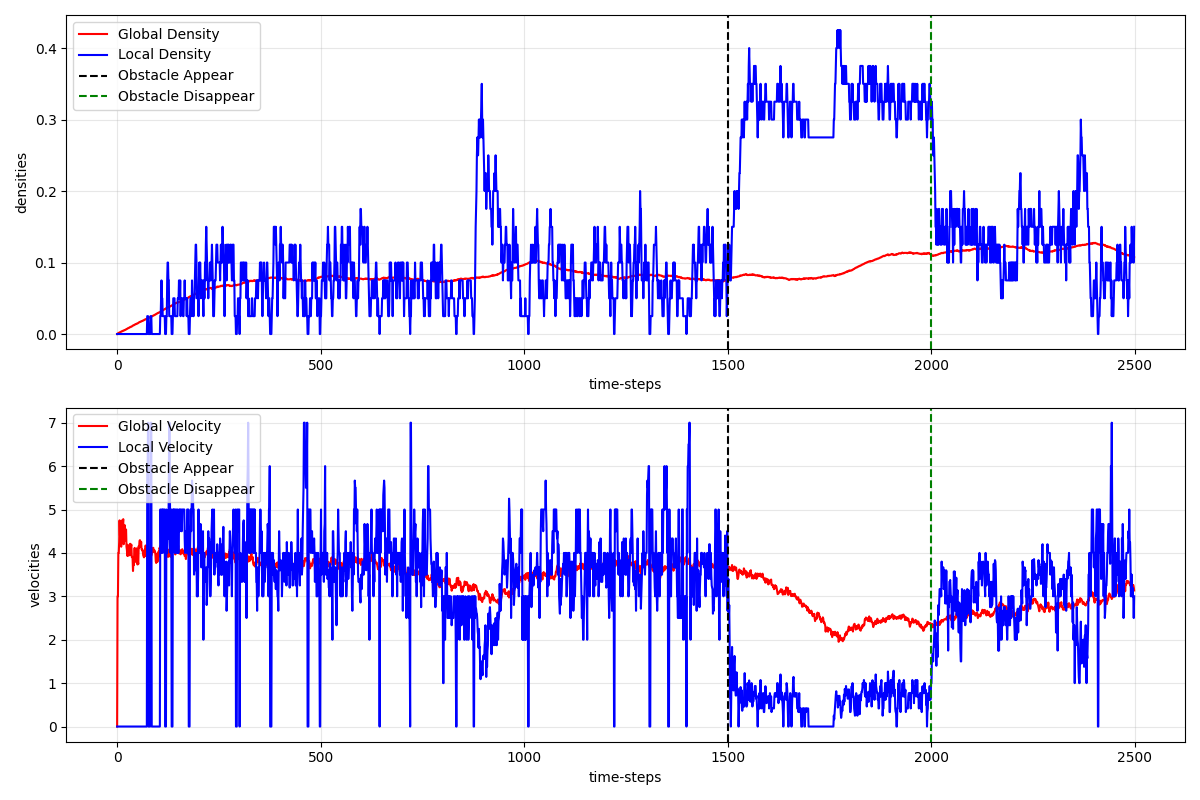

Python code for this plot:
# model with density control
import numpy as np
import matplotlib.pyplot as plt
from tqdm import tqdm
import copy
import matplotlib.tri as tri

# dict to store different driver type(can also be used for reaction/...)
# make sure sapwn_weight sum up to 1
DRIVER_TYPES = {
    0: { # Lorry
        'vmax': 3,
        'overtake_rate': 0,    
        'return_rate': 1,
        'spawn_weight': 0.2,
        'boost_chance': 0.3,    # this can be used to simulate the need time for boost?(for example, 0.5 means average 2 timestep before boost)
        'boosted_vmax': 5,
        'random_brake_chance' : 0.3      
    },
    1: { # Regular Cars
        'vmax': 5,
        'overtake_rate': 0.5,    
        'return_rate': 0.5,     
        'spawn_weight': 0.6,
        'boost_chance': 0.3,   
        'boosted_vmax': 7,
        'random_brake_chance' : 0.3    
    },
    2: { # Fast Cars
        'vmax': 7,
        'overtake_rate': 0.7,    
        'return_rate': 0,
        'spawn_weight':0.2,
        'boost_chance': 0.3,    
        'boosted_vmax': 9,
        'random_brake_chance' : 0.3          
    },
    3: { # Fixed Obstacle
        'vmax': 0,  
        'overtake_rate': 0, 
        'return_rate': 0,    
        'spawn_weight': 0,   
        'boost_chance': 0,   
        'boosted_vmax': 0,   
        'random_brake_chance': 0
    }
}

# get the gap same lane ahead
def get_gap_ahead_same_lane(lane, pos):
    # check if the current position is valid
    if pos < 0 or pos >= len(lane):
        raise ValueError("Out of range")
    
    # find all the cars ahead, if it's there is car in next position, return 0(no gap)
    next_car_positions = np.where(lane[pos+1:] >= 0)[0]
    
    # if no car in front of it
    if len(next_car_positions) == 0:
        return 100
    
    return next_car_positions[0]

# get gaps from other lane
def get_gaps_other_lane(lanes, lane_idx, pos):
    other_lane = lanes[1 - lane_idx]
    
    if pos < 0 or pos >= len(lanes[0]):
        raise ValueError("Current position is out of range")
    
    #if there is a vehicle on a neighbouring site both return -1
    if other_lane[pos] >= 0:
        return -1, -1
    
    # Forward gap:
    next_car_positions = np.where(other_lane[pos+1:] >= 0)[0]
    
    # if no car in front of it
    if len(next_car_positions) == 0:
        forward_gap = 100
    else:
        forward_gap = next_car_positions[0]  
        
    # Backward gap: 
    prev_car_positions = np.where(other_lane[:pos] >= 0)[0]
    
    # no car at back
    if len(prev_car_positions) == 0:
        backward_gap = 100  
    else:
        backward_gap = pos - prev_car_positions[-1] - 1  
    
    return forward_gap, backward_gap

# get the gap same lane behind for boost
def get_gap_behind_same_lane(lane, pos):
    # check if the current position is valid
    if pos < 0 or pos >= len(lane):
        raise ValueError("Out of range")
    
    prev_car_positions = np.where(lane[:pos] >= 0)[0]
    
    # if no car behind
    if len(prev_car_positions) == 0:
        return 100
    
    return pos - prev_car_positions[-1] - 1

# check whether should change the lane
def should_change_lane(lanes, lane_idx, pos, driver_types, driver_types_dict=None):
    if driver_types_dict is None:
        driver_types_dict = DRIVER_TYPES
        
    if lanes[lane_idx][pos] == -1:
        return False
    
    
    driver_type = driver_types[lane_idx][pos]
    
    if driver_type == -1:
        return False

    
    forward_gap = get_gap_ahead_same_lane(lanes[lane_idx], pos)
    adj_forward_gap, adj_backward_gap = get_gaps_other_lane(lanes, lane_idx, pos)
    
    v = lanes[lane_idx][pos]
    

    driver_params = driver_types_dict[driver_type]
    overtake_rate = driver_params['overtake_rate']
    return_rate = driver_params['return_rate']
    
    # When in right lane (lane_idx = 1), check if should return to left lane
    if lane_idx == 1:  
        if (adj_forward_gap > v + 1 and      # T2
            adj_backward_gap >= 6 and           # T3
            np.random.random() < return_rate):  # T4
            return True

    # overtake
    if (forward_gap < v + 1 and                  # T1
        adj_forward_gap > v + 1 and            # T2
        adj_backward_gap >= 6 and                # T3
        np.random.random() < overtake_rate):  # T4
        return True
    
    return False 

# updatge change of lane
def change_lanes(lanes, driver_types, driver_types_dict=None):
    length = len(lanes[0])
    changes = []
    
    # record the index and position that would change lane
    for lane_idx in range(2):
        for pos in range(length):
            if should_change_lane(lanes, lane_idx, pos, driver_types, driver_types_dict):
                changes.append((lane_idx, pos))
                
    # change lane
    for lane_idx, pos in changes:
        if lanes[lane_idx][pos] >= 0:
            # get velocity and driver type
            v = lanes[lane_idx][pos]
            driver_type = driver_types[lane_idx][pos]
            
            # change lane
            lanes[lane_idx][pos] = -1
            driver_types[lane_idx][pos] = -1
            
            lanes[1-lane_idx][pos] = v
            driver_types[1-lane_idx][pos] = driver_type
    
    return lanes, driver_types, len(changes)

# update velocities for each step
def update_velocities(lanes, driver_types, random_brake_override = None, driver_types_dict=None):
    if driver_types_dict is None:
        driver_types_dict = DRIVER_TYPES
    
    boosted_cars = [np.zeros(len(lanes[0]), dtype=bool), np.zeros(len(lanes[0]), dtype=bool)]
    
    # only boost on fast lane
    for pos in range(len(lanes[1])):  
        if lanes[1][pos] >= 0:  
            driver_type = driver_types[1][pos]
            
            boosted_vmax = driver_types_dict[driver_type]['boosted_vmax']
            
            gap_ahead = get_gap_ahead_same_lane(lanes[1], pos)
            gap_behind = get_gap_behind_same_lane(lanes[1], pos)
            
            # check if need to boost
            if (gap_ahead > boosted_vmax + 1 and            # empty at front
                gap_behind < 3 and gap_behind > 0 and             # if block someone
                np.random.random() < driver_types_dict[driver_type]['boost_chance']):  
                
                boosted_cars[1][pos] = True
    
    
    for lane_idx in range(2):
        for pos in range(len(lanes[0])):
            if lanes[lane_idx][pos] >= 0:
                driver_type = driver_types[lane_idx][pos]
                v = lanes[lane_idx][pos]
                
                base_vmax = driver_types_dict[driver_type]['vmax']
                
                real_vmax = base_vmax
                
                # if there is a boosted car in right lane
                if lane_idx == 1 and boosted_cars[lane_idx][pos]:
                    real_vmax = driver_types_dict[driver_type]['boosted_vmax']
                
                # Step 1: Acceleration
                if v < real_vmax:
                    v += 1
                
                # Step 2: Slowing down
                gap = get_gap_ahead_same_lane(lanes[lane_idx], pos)
                v = min(v, gap)
                
                # Step 3: Randomization
                if random_brake_override is not None:
                    random_brake_chance = random_brake_override
                else:
                    random_brake_chance = driver_types_dict[driver_type]['random_brake_chance']
                
                if v > 0 and np.random.random() < random_brake_chance:
                    v -= 1
                
                lanes[lane_idx][pos] = v
    
    return lanes

# move cars after get velocity
def move_cars(lanes, driver_types):
    length = len(lanes[0])
    new_lanes = [np.full(length, -1), np.full(length, -1)]
    new_driver_types = [np.full(length, -1), np.full(length, -1)]
    
    for lane_idx in range(2):
        for pos in reversed(range(length)):  
            if lanes[lane_idx][pos] >= 0:
                v = lanes[lane_idx][pos]
                new_pos = pos + v
                
                if new_pos < length:
                    if new_lanes[lane_idx][new_pos] == -1: 
                        new_lanes[lane_idx][new_pos] = v
                        new_driver_types[lane_idx][new_pos] = driver_types[lane_idx][pos]
                    else:
                        print('collusion')
                    
    return new_lanes, new_driver_types

# add car
def add_new_car_with_density_control(lanes, driver_types, target_density, driver_types_dict = None):
    if driver_types_dict is None:
        driver_types_dict = DRIVER_TYPES
    
    length = len(lanes[0])
    current_cars = sum(sum(lane >= 0) for lane in lanes)
    current_density = current_cars / (2 * length)

    if current_density < target_density:
        # instead of generate new cars in both lane, we choose a lane to add new car, higher possibility to generate in left lane(slow lane)
        generate_rate = [0.7, 0.3]
        lane_idx = np.random.choice([0, 1], p=generate_rate)
        
        forward_gap = get_gap_ahead_same_lane(lanes[lane_idx], 0)
        adj_forward_gap, _ = get_gaps_other_lane(lanes, lane_idx, 0)
        
        # if the start pos is empty
        if lanes[lane_idx][0] == -1:
            weights = [driver_type['spawn_weight'] for driver_type in driver_types_dict.values()]
            new_driver_type = np.random.choice(len(driver_types_dict), p=weights)
            driver_params = driver_types_dict[new_driver_type]
            
            # since it's on highway, we want the new car with a initial speed
            min_entry_speed = int(driver_params['vmax'] * 0.5)      # lower bound
            max_entry_speed = int(driver_params['vmax'])            # upper bound
            
            # to make sure it is safe when add new cars
            safe_entry_speed = min(max_entry_speed, forward_gap - 1, adj_forward_gap - 1)
            
            # add car when its initial speed greater than min_entry_speed, smaller than safe_entry_speed
            if safe_entry_speed >= min_entry_speed:
                initial_speed = np.random.randint(min_entry_speed, safe_entry_speed + 1, dtype=int)
                lanes[lane_idx][0] = initial_speed
                driver_types[lane_idx][0] = new_driver_type
    
    return lanes, driver_types

# code for update traffic for each step
def update_traffic_with_density(lanes, driver_types, target_density, random_brake_override = None, driver_types_dict=None):
    if driver_types_dict is None:
        driver_types_dict = DRIVER_TYPES
    
    # change lane
    lanes, driver_types, num_lane_change = change_lanes(lanes, driver_types, driver_types_dict)
    
    # update velocities
    lanes = update_velocities(lanes, driver_types, random_brake_override, driver_types_dict)
    
    # move cars
    lanes, driver_types = move_cars(lanes, driver_types)
    
    # add new car at start point
    lanes, driver_types = add_new_car_with_density_control(lanes, driver_types, target_density, driver_types_dict)
    
    return lanes, driver_types, num_lane_change

# code for calculate traffic measurements
def calculate_traffic_measurements(lanes_history, interval_size):
    actual_interval_size = min(len(lanes_history), interval_size)
    measure_interval = lanes_history[-actual_interval_size:]
    length = len(measure_interval[0][0])
    measure_point = length // 2
    
    total_flow = 0
    num_cars = 0
    total_velocity = 0
    
    current_lanes = lanes_history[-1]
    for lane_idx in range(2):
        car_positions = np.where(current_lanes[lane_idx] >= 0)[0]
        car_velocities = current_lanes[lane_idx][car_positions]
        
        num_cars += len(car_positions)
        total_velocity += np.sum(car_velocities)
        
        for lanes in measure_interval:
            flow = 0    # flow for each step
            for lane_idx in range(2):
                car_positions = np.where(lanes[lane_idx] >= 0)[0]
                for pos in car_positions:
                    velocity = lanes[lane_idx][pos]
                    if velocity > 0:
                        start_pos = pos - velocity
                        if start_pos <= measure_point < pos:
                            flow += 1
                            
            total_flow += flow
            
    avg_flow = total_flow / interval_size  if actual_interval_size > 0 else 0
    density = num_cars / (2 * length)
    avg_velocity = total_velocity / num_cars if num_cars > 0 else 0

    return avg_flow, density, avg_velocity


# code for placing obstacle
def place_obstacle(lanes, driver_types, position, lane, obstacle_type=3, driver_types_dict=None):
    if driver_types_dict is None:
        driver_types_dict = DRIVER_TYPES

    length = len(lanes[0])
    if position < 0 or position >= length:
        raise ValueError("position out of range")
    
    if lane not in [0, 1]:
        raise ValueError("incorrect lane index(have to be 0/1)")
    
    # check if there is a car at obstacle position, if yes, replace it by obstacle
    if lanes[lane][position] != -1:
        print(f"({lane}, {position}) already have a car, so relpace it by obstacle")

    vmax = driver_types_dict[obstacle_type]['vmax']
    lanes[lane][position] = vmax  
    driver_types[lane][position] = obstacle_type
    
    return lanes, driver_types

# calculate congestion measurement
def calculate_local_congestion(lanes, center_position, radius):
    length = len(lanes[0])
    
    start_pos = max(0, center_position - radius)
    end_pos = min(length, center_position + radius)
    
    num_vehicle = 0
    velocity_sum = 0
    
    for lane_idx in range(2):
        for pos in range(start_pos, end_pos):
            if lanes[lane_idx][pos] >= 0:
                num_vehicle += 1
                velocity_sum += lanes[lane_idx][pos]
                
    local_area_size = 2 * (end_pos - start_pos) 
    local_density = num_vehicle / local_area_size if local_area_size > 0 else 0
    local_velocity = velocity_sum / num_vehicle if num_vehicle > 0 else 0
    
    return local_density, local_velocity

# main code for simulation
def simulate_traffic_stability_with_obstacle(length, t0, steps, target_density, 
                                           obstacle_start_time, obstacle_position, obstacle_duration, obstacle_lane = 0, obstacle_type=3, measurement_radius=25, interval_size=10, random_brake_override=None, driver_types_dict=None):
    if driver_types_dict is None:
        driver_types_dict = DRIVER_TYPES
        
    lanes = [np.full(length, -1), np.full(length, -1)]  
    driver_types = [np.full(length, -1), np.full(length, -1)]  
    
    global_flows = []
    global_densities = []
    global_velocities = []
    lane_change_rates = []
    
    local_densities = []
    local_velocities = []

    
    lanes_history = []
    
    # first run the code t0 times, and begin the collection of data after the first t0 time steps
    for _ in range(t0):
        lanes, driver_types, _ =  update_traffic_with_density(lanes, driver_types, target_density, random_brake_override, driver_types_dict)
    
    obstacle_active = False
    obstacle_timer = 0
    
    for step in range(steps):
        lanes_history.append(copy.deepcopy(lanes))
        
        # place obstacle at given time at given position
        if step == obstacle_start_time:
            obstacle_active = True
            obstacle_timer = obstacle_duration if obstacle_duration > 0 else float('inf')
            
            lanes, driver_types = place_obstacle(
                lanes, driver_types, obstacle_position, obstacle_lane, 
                obstacle_type, driver_types_dict
            )
        
        lanes, driver_types, num_lane_change = update_traffic_with_density(lanes, driver_types, target_density, random_brake_override, driver_types_dict)
        
        if obstacle_active:
            # update the timer
            if obstacle_timer != float('inf'):
                obstacle_timer -= 1
                if obstacle_timer <= 0:
                    # remove it
                    obstacle_active = False
                    lanes[obstacle_lane][obstacle_position] = -1
                    driver_types[obstacle_lane][obstacle_position] = -1
        
        # global measurement
        if len(lanes_history) > interval_size:
            lanes_history.pop(0)
            

        flow, density, velocity = calculate_traffic_measurements(lanes_history, interval_size)
        global_flows.append(flow)
        global_densities.append(density)
        global_velocities.append(velocity)
        
        # local measurement around obstacle
        local_density, local_velocity= calculate_local_congestion(lanes, obstacle_position, measurement_radius)
        local_densities.append(local_density)
        local_velocities.append(local_velocity)
 

        current_vehicles = sum(sum(lane >= 0) for lane in lanes)
        lane_change_rate = num_lane_change / current_vehicles if current_vehicles > 0 else 0 
        lane_change_rates.append(lane_change_rate)
    
    return {
        "obstacle_start_time" : obstacle_start_time,
        "obstacle_end_time" : obstacle_start_time +  obstacle_duration,
        'global_flows': global_flows,
        'global_densities': global_densities,
        'global_velocities': global_velocities,
        'lane_change_rates': lane_change_rates,
        'local_densities': local_densities,
        'local_velocities': local_velocities
    }

# generate the plot
def plot_obstacle_impact(results):
    time_steps = range(len(results['global_densities']))
    fig, axs = plt.subplots(2, 1, figsize=(15, 6))

    # density
    axs[0].plot(time_steps, results['global_densities'], 'r-', label='Global Density')
    axs[0].plot(time_steps, results['local_densities'], 'b-', label='Local Density', alpha= 0.5)
    
    axs[0].axvline(x=results['obstacle_start_time'], color='k', linestyle='--', label='Obstacle Appear')
    axs[0].axvline(x=results['obstacle_end_time'], color='g', linestyle='--', label='Obstacle Disappear')
    
    axs[0].set_xlabel('time-steps')
    axs[0].set_ylabel('densities')
    axs[0].legend(loc='upper left')
    axs[0].grid(True, alpha=0.3)
    
    # speed
    axs[1].plot(time_steps, results['global_velocities'], 'r-', label='Global Velocity')
    axs[1].plot(time_steps, results['local_velocities'], 'b-', label='Local Velocity',alpha= 0.5)
    
    axs[1].axvline(x=results['obstacle_start_time'], color='k', linestyle='--', label='Obstacle Appear')
    axs[1].axvline(x=results['obstacle_end_time'], color='g', linestyle='--', label='Obstacle Disappear')
    
    axs[1].set_xlabel('time-steps')
    axs[1].set_ylabel('velocities')
    axs[1].legend(loc='upper left')
    axs[1].grid(True, alpha=0.3)
    
    
    plt.tight_layout()
    
    plt.savefig('obstacle_impact.png')

    
    return

def main():
    np.random.seed(20)

    print("start")
    
    length = 1000  
    t0 = 0      
    steps = 8000
    target_density = 1     
    obstacle_start_time = 3000
    obstacle_position = 500
    obstacle_duration = 1000


    results = simulate_traffic_stability_with_obstacle(length, t0, steps, target_density, 
                                            obstacle_start_time, obstacle_position, obstacle_duration, obstacle_lane = 0, obstacle_type=3, measurement_radius=10, interval_size=10, random_brake_override=None, driver_types_dict=None)
    
    plot_obstacle_impact(results)
    print("finished")

if __name__ == "__main__":
    main()